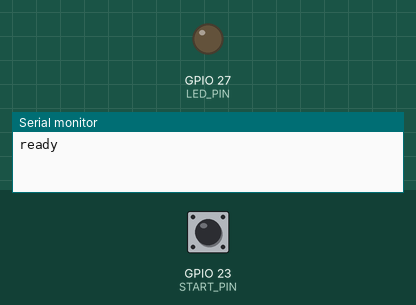
Recording of a sketch running on a simulated ESP32. Parts: output pins drawn as LEDs (lit = HIGH), the last lines printed to the serial monitor. Dashed ring = blinking. The inputs (shaded band) are chosen by the test bench; at power-on: GPIO 23 (START_PIN) HIGH. EEPROM starts erased; nothing arrives over Bluetooth unless stated; a phone connects over Bluetooth LE 3 s after start.

Above: at 1.2 s.
1.3 s: GPIO 23 (START_PIN) pulled LOW for 0.15 s
At 1.9 s:
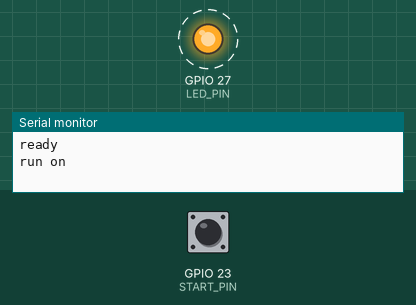
10.4 s: GPIO 23 (START_PIN) pulled LOW for 1 s
At 11.5 s:
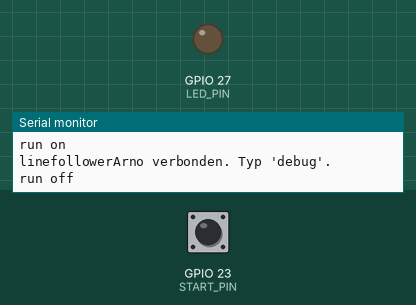
12.9 s: GPIO 23 (START_PIN) pulled LOW for 3.2 s
At 13.4 s:
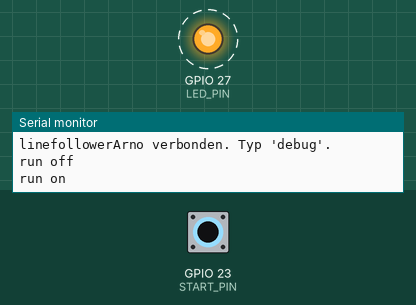
Timing chart, 0 to 21.6 s (numbered marks = the images above; inputs shaded):
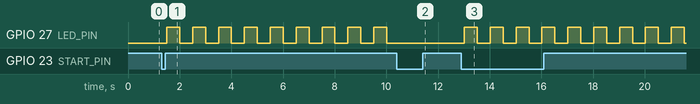

Measured:
- after the input at 1.3 s, GPIO 27 (LED_PIN): alternates HIGH for 0.50 s and LOW for 0.50 s, starting after 0.20 s
- after the input at 10.4 s, GPIO 27 (LED_PIN): stops changing and stays LOW
- after the input at 12.9 s, GPIO 27 (LED_PIN): alternates HIGH for 0.50 s and LOW for 0.50 s, starting after 0.12 s

The sketch:

basis_programma.ino
```cpp
/*
  BASIS PROGRAMMA (gebaseerd op linefollowerfinale/stap4)
  Alles uit de opdracht werkt hier samen, zonder sensoren of motoren:
    - instelbare parameters met SerialCommands
    - cyclustijd
    - debug on/off
    - start/stop (commando of drukknop via een externe interrupt)
    - parameters opgeslagen in het EEPROM-geheugen
    - draadloze communicatie (BLE)
  Voorbeeld met de cyclus: zolang er gestart is, wisselt de LED elke cyclus -> knipperende LED.

  Seriële monitor: 115200 baud, "Both NL & CR"
  Draadloos (iPhone): app 'BLESerial nRF'. Zoek naar 'linefollowerArno', verbind en stuur dezelfde commando's.
  Zet in de app het regeleinde op 'CR', 'LF' of 'CR+LF'.

  Commando's:
    start                start (LED knippert)
    stop                 stop (LED uit)
    set cycle <us>       cyclustijd in microseconden (bv. 500000 = LED wisselt elke 0,5 s), wordt bewaard in EEPROM
    set debug on|off     elke cyclus een regel met cyclusnummer en rekentijd
    debug                toon alle parameters

  Start/stop-knop: GPIO 23 naar GND (interrupt op dalende flank). LED: GPIO 27.
*/

#include "SerialCommand.h"
#include "EEPROMAnything.h"

#include <BLEDevice.h>
#include <BLEServer.h>
#include <BLEUtils.h>
#include <BLE2902.h>

#define Baudrate 115200

// ---------- BLE (Nordic UART Service) + seriële poort als één "SerialPort" ----------
#define BLE_NAME "linefollowerArno"
#define NUS_SERVICE_UUID "6E400001-B5A3-F393-E0A9-E50E24DCCA9E"
#define NUS_RX_UUID      "6E400002-B5A3-F393-E0A9-E50E24DCCA9E"   // telefoon -> robot
#define NUS_TX_UUID      "6E400003-B5A3-F393-E0A9-E50E24DCCA9E"   // robot -> telefoon

const uint16_t BLE_BUF = 512;
const uint8_t BLE_CHUNK = 20;                  // bytes per notificatie (standaard MTU)
const unsigned long BLE_NOTIFY_MS = 15;        // minimale tijd tussen twee notificaties

uint8_t bleRx[BLE_BUF];
volatile uint16_t bleRxHead = 0, bleRxTail = 0;
uint8_t bleTx[BLE_BUF];
uint16_t bleTxHead = 0, bleTxTail = 0;
volatile bool bleConnected = false;
volatile bool bleGreet = false;                // begroeting nog te sturen na het verbinden
volatile unsigned long bleConnectedAt = 0;
BLECharacteristic *bleTxChar = NULL;
unsigned long bleLastNotify = 0;

void blePush(uint8_t b)
{
  uint16_t next = (bleRxHead + 1) % BLE_BUF;
  if (next != bleRxTail) { bleRx[bleRxHead] = b; bleRxHead = next; }
}

class BleServerCallbacks : public BLEServerCallbacks
{
  void onConnect(BLEServer *server) { bleConnected = true; bleGreet = true; bleConnectedAt = millis(); }
  void onDisconnect(BLEServer *server)
  {
    bleConnected = false;
    bleTxHead = bleTxTail = 0;
    server->getAdvertising()->start();         // weer vindbaar voor de telefoon
  }
};

class BleRxCallbacks : public BLECharacteristicCallbacks
{
  void onWrite(BLECharacteristic *characteristic)
  {
    auto value = characteristic->getValue();   // std::string (core 2.x) of String (core 3.x)
    size_t len = value.length();
    for (size_t i = 0; i < len; i++) blePush((uint8_t)value[i]);

    // Veel apps sturen geen regeleinde mee. Eindigt het bericht niet op CR of LF, voeg dan zelf een CR toe.
    if (len > 0 && value[len - 1] != '\r' && value[len - 1] != '\n') blePush('\r');
  }
};

// Eén "poort" voor SerialCommand: leest van USB-serieel en BLE, schrijft naar beide
class DualStream : public Stream
{
  public:
    void begin(unsigned long baud) { Serial.begin(baud); }

    int available() { return Serial.available() + ((bleRxHead + BLE_BUF - bleRxTail) % BLE_BUF); }

    int read()
    {
      if (Serial.available() > 0) return Serial.read();
      if (bleRxHead == bleRxTail) return -1;
      uint8_t b = bleRx[bleRxTail];
      bleRxTail = (bleRxTail + 1) % BLE_BUF;
      return b;
    }

    int peek()
    {
      if (Serial.available() > 0) return Serial.peek();
      if (bleRxHead == bleRxTail) return -1;
      return bleRx[bleRxTail];
    }

    void flush() {}

    size_t write(uint8_t b)
    {
      Serial.write(b);
      if (bleConnected)                         // alleen bufferen als er een telefoon verbonden is
      {
        uint16_t next = (bleTxHead + 1) % BLE_BUF;
        if (next != bleTxTail) { bleTx[bleTxHead] = b; bleTxHead = next; }   // vol: byte vallen
      }
      return 1;
    }

    using Print::write;
} SerialPort;

void bleBegin()
{
  BLEDevice::init(BLE_NAME);
  BLEServer *server = BLEDevice::createServer();
  server->setCallbacks(new BleServerCallbacks());

  BLEService *service = server->createService(NUS_SERVICE_UUID);

  bleTxChar = service->createCharacteristic(NUS_TX_UUID, BLECharacteristic::PROPERTY_NOTIFY);
  bleTxChar->addDescriptor(new BLE2902());     // nodig zodat de telefoon meldingen kan aanzetten

  BLECharacteristic *rx = service->createCharacteristic(NUS_RX_UUID,
      BLECharacteristic::PROPERTY_WRITE | BLECharacteristic::PROPERTY_WRITE_NR);
  rx->setCallbacks(new BleRxCallbacks());

  service->start();

  BLEAdvertising *adv = BLEDevice::getAdvertising();
  adv->addServiceUUID(NUS_SERVICE_UUID);
  adv->setScanResponse(true);
  adv->start();
}

// Elke loop aanroepen: stuurt de wachtende tekst in stukjes van 20 bytes naar de telefoon
void bleFlush()
{
  if (bleGreet && bleConnected && millis() - bleConnectedAt > 1500)   // wacht tot de app genoteerd heeft voor meldingen
  {
    bleGreet = false;
    SerialPort.println("linefollowerArno verbonden. Typ 'debug'.");
  }

  if (!bleConnected || bleTxChar == NULL || bleTxHead == bleTxTail) return;
  if (millis() - bleLastNotify < BLE_NOTIFY_MS) return;
  bleLastNotify = millis();

  uint8_t chunk[BLE_CHUNK];
  uint8_t n = 0;
  while (n < BLE_CHUNK && bleTxTail != bleTxHead)
  {
    chunk[n++] = bleTx[bleTxTail];
    bleTxTail = (bleTxTail + 1) % BLE_BUF;
  }
  bleTxChar->setValue(chunk, n);
  bleTxChar->notify();
}

SerialCommand sCmd(SerialPort);
unsigned long previous, calculationTime;

// ---------- hardware ----------
const int START_PIN = 23;     // knop naar GND (INPUT_PULLUP)
const int LED_PIN = 27;

// ---------- parameters (EEPROM) ----------
const unsigned long PARAM_MAGIC = 0xBA5E0001;

struct param_t
{
  unsigned long magic;
  unsigned long cycleTime;    // microseconden
} params;

// ---------- toestand ----------
bool running = false;
bool debug = false;
bool ledState = false;
unsigned long cycleCount = 0;

void startRun()
{
  running = true;
  cycleCount = 0;
  SerialPort.println("run on");
}

void stopRun()
{
  running = false;
  ledState = false;
  digitalWrite(LED_PIN, LOW);
  SerialPort.println("run off");
}

// ---------- knop (hardware-interrupt) ----------
const unsigned long BUTTON_DEBOUNCE_MS = 20;   // zo lang moet de knop ingedrukt blijven na de flank
const unsigned long BUTTON_RELEASE_MS = 50;    // zo lang moet de knop los zijn voor een nieuwe druk

volatile bool buttonEvent = false;             // gezet door de ISR
volatile unsigned long buttonEventTime = 0;
bool buttonReleased = true;                    // knop is losgelaten sinds de vorige druk
unsigned long buttonHighSince = 0;

// Interrupt service routine: zo kort mogelijk, enkel de flank onthouden
void IRAM_ATTR onButtonInterrupt()
{
  if (!buttonEvent)
  {
    buttonEvent = true;
    buttonEventTime = millis();
  }
}

void updateButton()
{
  bool pressed = (digitalRead(START_PIN) == LOW);

  // knop moet eerst even los zijn voor een volgende druk telt (dender bij loslaten negeren)
  if (pressed) buttonHighSince = millis();
  else if (!buttonReleased && millis() - buttonHighSince >= BUTTON_RELEASE_MS) buttonReleased = true;

  // flank gezien door de interrupt: na de debouncetijd controleren of de knop nog ingedrukt is
  if (buttonEvent && millis() - buttonEventTime >= BUTTON_DEBOUNCE_MS)
  {
    buttonEvent = false;
    if (pressed && buttonReleased)
    {
      buttonReleased = false;
      if (running) stopRun(); else startRun();
    }
  }
}

// ---------- setup ----------
void setup()
{
  SerialPort.begin(Baudrate);
  bleBegin();

  sCmd.addCommand("set", onSet);
  sCmd.addCommand("debug", onDebug);
  sCmd.addCommand("start", onStart);
  sCmd.addCommand("stop", onStop);
  sCmd.setDefaultHandler(onUnknownCommand);

  EEPROM.begin(sizeof(params));          // nodig op de ESP32
  EEPROM_readAnything(0, params);
  if (params.magic != PARAM_MAGIC)       // eerste keer: standaardwaarden
  {
    params.magic = PARAM_MAGIC;
    params.cycleTime = 500000;           // 0,5 s
    EEPROM_writeAnything(0, params);
  }

  pinMode(LED_PIN, OUTPUT);
  digitalWrite(LED_PIN, LOW);

  pinMode(START_PIN, INPUT_PULLUP);
  attachInterrupt(digitalPinToInterrupt(START_PIN), onButtonInterrupt, FALLING);   // knop naar GND = dalende flank

  SerialPort.println("ready");
}

// ---------- loop ----------
void loop()
{
  sCmd.readSerial();
  bleFlush();
  updateButton();

  unsigned long current = micros();
  if (current - previous >= params.cycleTime)
  {
    previous = current;

    /* het eigenlijke werk van één cyclus: hier een knipperende LED */
    if (running)
    {
      ledState = !ledState;
      digitalWrite(LED_PIN, ledState);
      cycleCount++;
    }

    unsigned long difference = micros() - current;
    if (difference > calculationTime) calculationTime = difference;

    if (debug)
    {
      SerialPort.print("cyclus: ");    SerialPort.print(cycleCount);
      SerialPort.print("\tled: ");     SerialPort.print(ledState ? "aan" : "uit");
      SerialPort.print("\trekentijd (us): "); SerialPort.println(difference);
    }
  }
}

// ---------- commando's ----------
void onUnknownCommand(char *command)
{
  SerialPort.print("unknown command: \"");
  SerialPort.print(command);
  SerialPort.println("\"");
}

void onSet()
{
  char* param = sCmd.next();
  char* value = sCmd.next();
  if (param == NULL || value == NULL) { SerialPort.println("gebruik: set <cycle|debug> <waarde>"); return; }

  if (strcmp(param, "cycle") == 0)
  {
    long newCycleTime = atol(value);
    if (newCycleTime < 500) { SerialPort.println("minimum 500 us"); return; }
    params.cycleTime = newCycleTime;
  }
  else if (strcmp(param, "debug") == 0)
  {
    if (strcmp(value, "on") == 0) debug = true;
    else if (strcmp(value, "off") == 0) debug = false;
    else { SerialPort.println("gebruik: set debug on|off"); return; }
    SerialPort.println(debug ? "debug on" : "debug off");
    return;                    // geen EEPROM-schrijfactie nodig
  }
  else { SerialPort.println("onbekende parameter"); return; }

  EEPROM_writeAnything(0, params);
  SerialPort.println("ok");
}

void onDebug()
{
  SerialPort.print("cycle time (us): ");  SerialPort.println(params.cycleTime);
  SerialPort.print("running: ");          SerialPort.println(running ? "ja" : "nee");
  SerialPort.print("debug: ");            SerialPort.println(debug ? "on" : "off");
  SerialPort.print("cycli: ");            SerialPort.println(cycleCount);
  SerialPort.print("calculation time (us): ");
  SerialPort.println(calculationTime);
  calculationTime = 0;
}

void onStart()
{
  if (running) { SerialPort.println("loopt al"); return; }
  startRun();
}

void onStop()
{
  stopRun();
}
```

EEPROMAnything.h
```cpp
#pragma once

#include <EEPROM.h>
#include <Arduino.h>  // for type definitions

/*
  Zelfde bibliotheek als je origineel, maar geschikt voor de ESP32:
  de ESP32 schrijft pas echt naar het geheugen na EEPROM.commit().
  (EEPROM.begin(grootte) moet in setup() aangeroepen worden.)
*/

template <class T> int EEPROM_writeAnything(int ee, const T& value)
{
    const byte* p = (const byte*)(const void*)&value;
    unsigned int i;
    for (i = 0; i < sizeof(value); i++)
          EEPROM.write(ee++, *p++);
#if defined(ESP32) || defined(ARDUINO_ARCH_ESP32) || defined(ESP8266)
    EEPROM.commit();
#endif
    return i;
}

template <class T> int EEPROM_readAnything(int ee, T& value)
{
    byte* p = (byte*)(void*)&value;
    unsigned int i;
    for (i = 0; i < sizeof(value); i++)
          *p++ = EEPROM.read(ee++);
    return i;
}

template <class T> int EEPROM_resetAnything(int ee, const T& value)
{
    unsigned int i;
    for (i = 0; i < sizeof(value); i++)
          EEPROM.write(ee++, 0);
#if defined(ESP32) || defined(ARDUINO_ARCH_ESP32) || defined(ESP8266)
    EEPROM.commit();
#endif
    return i;
}
```

SerialCommand.cpp
```cpp
// (licence header left out)
#if defined(ARDUINO) && ARDUINO >= 100
#include "Arduino.h"
#else
#include "WProgram.h"
#endif

#include "SerialCommand.h"


#include <string.h>

SerialCommand::SerialCommand(Stream &stream)
{
	serial = &stream;
	strncpy(delim," ",MAXDELIMETER);  // strtok_r needs a null-terminated string
	term='\r';   // return character, default terminator for commands
	numCommand=0;    // Number of callback handlers installed
	clearBuffer();
}


//
// Initialize the command buffer being processed to all null characters
//
void SerialCommand::clearBuffer()
{
	for (int i=0; i<SERIALCOMMANDBUFFER; i++)
	{
		buffer[i]='\0';
	}
	bufPos=0;
}

// Retrieve the next token ("word" or "argument") from the Command buffer.
// returns a NULL if no more tokens exist.
char *SerialCommand::next()
{
	char *nextToken;
	nextToken = strtok_r(NULL, delim, &last);
	return nextToken;
}

// This checks the Serial stream for characters, and assembles them into a buffer.
// When the terminator character (default '\r') is seen, it starts parsing the
// buffer for a prefix command, and calls handlers setup by addCommand() member
void SerialCommand::readSerial()
{
	while (serial->available() > 0)
	{
		int i;
		boolean matched;
		inChar=serial->read();   // Read single available character, there may be more waiting

		#ifdef SERIALCOMMANDDEBUG
		serial->print(inChar);   // Echo back to serial stream
		#endif

		if (inChar==term || inChar=='\n')      // Check for the terminator (default '\r') meaning end of command
		{
			#ifdef SERIALCOMMANDDEBUG
			serial->print("Received: ");
			serial->println(buffer);
		        #endif
			bufPos=0;           // Reset to start of buffer
			token = strtok_r(buffer,delim,&last);   // Search for command at start of buffer
			if (token == NULL) return;
			matched=false;
			for (i=0; i<numCommand; i++)
                        {
				#ifdef SERIALCOMMANDDEBUG
				serial->print("Comparing [");
				serial->print(token);
				serial->print("] to [");
				serial->print(CommandList[i].command);
				serial->println("]");
				#endif
				// Compare the found command against the list of known commands for a match
				if (strncmp(token,CommandList[i].command,SERIALCOMMANDBUFFER) == 0)
				{
					#ifdef SERIALCOMMANDDEBUG
					serial->print("Matched Command: ");
					serial->println(token);
					#endif
					// Execute the stored handler function for the command
					(*CommandList[i].function)();
					clearBuffer();
					matched=true;
					break;
				}
			}
			if (matched==false)
                        {
				if (defaultHandler != NULL) (*defaultHandler)(token);
				clearBuffer();
			}

		}
		if (isprint(inChar))   // Only printable characters into the buffer
		{
			buffer[bufPos++]=inChar;   // Put character into buffer
			buffer[bufPos]='\0';  // Null terminate
			if (bufPos > SERIALCOMMANDBUFFER-1) bufPos=0; // wrap buffer around if full
		}
	}
}

// Adds a "command" and a handler function to the list of available commands.
// This is used for matching a found token in the buffer, and gives the pointer
// to the handler function to deal with it.
void SerialCommand::addCommand(const char *command, void (*function)())
{
	if (numCommand < MAXSERIALCOMMANDS)
        {
		#ifdef SERIALCOMMANDDEBUG
		serial->print(numCommand);
		serial->print("-");
		serial->print("Adding command for ");
		serial->println(command);
		#endif

		strncpy(CommandList[numCommand].command,command,SERIALCOMMANDBUFFER);
		CommandList[numCommand].function = function;
		numCommand++;
	}
        else
        {
		// In this case, you tried to push more commands into the buffer than it is compiled to hold.
		// Not much we can do since there is no real visible error assertion, we just ignore adding
		// the command
		#ifdef SERIALCOMMANDDEBUG
		serial->println("Too many handlers - recompile changing MAXSERIALCOMMANDS");
		#endif
	}
}

// This sets up a handler to be called in the event that the receveived command string
// isn't in the list of things with handlers.
void SerialCommand::setDefaultHandler(void (*function)(char*))
{
	defaultHandler = function;
}
```

SerialCommand.h
```cpp
// (licence header left out)
#ifndef SerialCommand_h
#define SerialCommand_h

#if defined(ARDUINO) && ARDUINO >= 100
#include "Arduino.h"
#else
#include "WProgram.h"
#endif

#include <string.h>


#define SERIALCOMMANDBUFFER 32
#define MAXSERIALCOMMANDS 10
#define MAXDELIMETER 2

#define SERIALCOMMANDDEBUG 1
#undef SERIALCOMMANDDEBUG      // Comment this out to run the library in debug mode (verbose messages)

class SerialCommand
{
	public:
		SerialCommand(Stream &stream);  // Constructor for using SoftwareSerial objects

		void clearBuffer();   // Sets the command buffer to all '\0' (nulls)
		char *next();         // returns pointer to next token found in command buffer (for getting arguments to commands)
		void readSerial();    // Main entry point.
		void addCommand(const char *, void(*)());   // Add commands to processing dictionary
		void setDefaultHandler(void (*function)(char*));    // A handler to call when no valid command received.

	private:
		char inChar;          // A character read from the serial stream
		char buffer[SERIALCOMMANDBUFFER];   // Buffer of stored characters while waiting for terminator character
		int  bufPos;                        // Current position in the buffer
		char delim[MAXDELIMETER];           // null-terminated list of character to be used as delimeters for tokenizing (default " ")
		char term;                          // Character that signals end of command (default '\r')
		char *token;                        // Returned token from the command buffer as returned by strtok_r
		char *last;                         // State variable used by strtok_r during processing
		typedef struct _callback {
			char command[SERIALCOMMANDBUFFER];
			void (*function)();
		} SerialCommandCallback;            // Data structure to hold Command/Handler function key-value pairs
		int numCommand;
		SerialCommandCallback CommandList[MAXSERIALCOMMANDS];   // Actual definition for command/handler array
		void (*defaultHandler)(char*);           // Pointer to the default handler function
		Stream *serial;         // Pointer to a user-created SoftwareSerial object
};

#endif //SerialCommand_h
```
